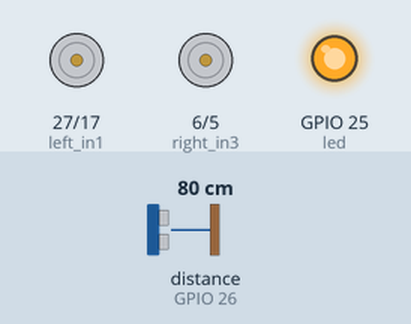
Simulated run of this program. Board: Raspberry Pi (BCM pin numbers). Shown: motor-driver pin pairs drawn as motors (green arrow = first pin HIGH = forward, orange = second pin HIGH = backward, longer = more drive, scaled by the enable pin), output pins drawn as LEDs (lit = HIGH). Inputs (shaded band) come from the test bench; at power-on: distance to the obstacle (sensor on GPIO 26) 80 cm. The echo pulse lasts 58.3 µs per cm; what the program prints to the terminal is not drawn. At 6.2 s the program stops and its outputs stay as they are.

Above: at 0.1 s.
At 1.3 s:
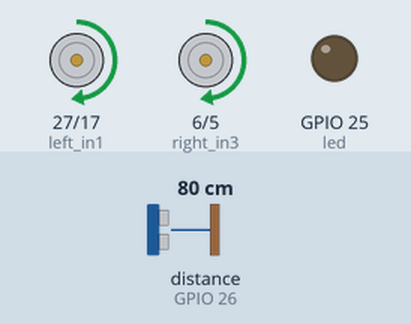
At 3.8 s:
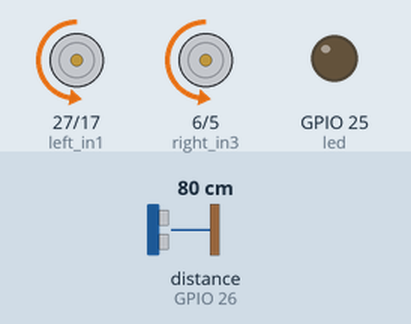
At 5.8 s:
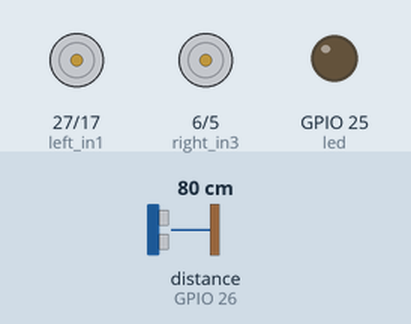
Timing chart, 0 to 7.3 s (numbered marks = the images above):
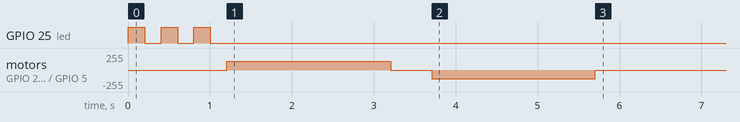

The program:

rover_test.py
```python
# rover_test.py
# Simple rover entry point.
#
# Imports pin assignments from the hal/ package and uses them
# to set up gpiozero devices. All pin numbers come from
# hal/pin_config.py — none are hardcoded here.
# All Pins are "BCM"
#
# Run:  python3 rover.py
#
# Requirements:
# Standard Default - No Specific Requirements yet

# Imports:
import time
from gpiozero import Device, LED, PWMOutputDevice, DigitalOutputDevice
from gpiozero import DistanceSensor

# ── Import pin numbers from the HAL package ───────────────────
# This is the only place pin numbers enter the program.
# If you rewire the robot, edit hal/pin_config.py — not this file.
from hal.pin_config import (
    STATUS_LED,
    MOTOR_LEFT_ENA,
    MOTOR_LEFT_IN1,
    MOTOR_LEFT_IN2,
    MOTOR_RIGHT_ENB,
    MOTOR_RIGHT_IN3,
    MOTOR_RIGHT_IN4,
    ULTRASONIC_TRIG,
    ULTRASONIC_ECHO,
)

# ── Set up hardware devices using BCM pins from pin_config.py in /hal ───────────
led    = LED(STATUS_LED)

left_ena  = PWMOutputDevice(MOTOR_LEFT_ENA,  initial_value=0)
left_in1  = DigitalOutputDevice(MOTOR_LEFT_IN1,  initial_value=False)
left_in2  = DigitalOutputDevice(MOTOR_LEFT_IN2,  initial_value=False)

right_enb = PWMOutputDevice(MOTOR_RIGHT_ENB, initial_value=0)
right_in3 = DigitalOutputDevice(MOTOR_RIGHT_IN3, initial_value=False)
right_in4 = DigitalOutputDevice(MOTOR_RIGHT_IN4, initial_value=False)

sensor = DistanceSensor(echo=ULTRASONIC_ECHO, trigger=ULTRASONIC_TRIG)


def set_motors(left: float, right: float) -> None:
    """
    Drive both motors.
    left / right: -1.0 (full reverse) to +1.0 (full forward), 0.0 = stop.
    """
    # Left motor
    left_in1.value = left > 0
    left_in2.value = left < 0
    left_ena.value = abs(left)

    # Right motor
    right_in3.value = right > 0
    right_in4.value = right < 0
    right_enb.value = abs(right)


def stop() -> None:
    """Stop both motors."""
    set_motors(0.0, 0.0)


def cleanup() -> None:
    """Release all GPIO resources."""
    stop()
    for device in (
        left_ena, left_in1, left_in2,
        right_enb, right_in3, right_in4,
        led, sensor,
    ):
        device.close()


# ── Main program ──────────────────────────────────────────────
if __name__ == "__main__":
    print("Rover starting — press Ctrl+C to stop")
    print(f"Using BOARD pin {STATUS_LED} for status LED")
    print(f"Using BOARD pins {MOTOR_LEFT_ENA}/{MOTOR_LEFT_IN1}/{MOTOR_LEFT_IN2} for left motor")
    print(f"Using BOARD pins {MOTOR_RIGHT_ENB}/{MOTOR_RIGHT_IN3}/{MOTOR_RIGHT_IN4} for right motor")
    # print(f"Using BOARD pins {ULTRASONIC_TRIG}/{ULTRASONIC_ECHO} for ultrasonic sensor")

    try:
        # Startup blink — 3 flashes to show the program is alive
        for _ in range(3):
            led.on();  time.sleep(0.2)
            led.off(); time.sleep(0.2)

        # Simple Motor Test - Drive forward, backward
        # drive forward
        led.off()
        set_motors(0.5, 0.5)
        time.sleep(2)
        stop()
        time.sleep(0.5)
        # drive backward
        set_motors(-0.5, -0.5)
        time.sleep(2)
        stop()
        time.sleep(0.5)

        """
        # Simple obstacle avoidance loop
        while True:
            distance_cm = sensor.distance * 100   # gpiozero returns metres

            print(f"Distance: {distance_cm:.1f} cm")

            if distance_cm < 20:
                # Obstacle close — stop and blink LED
                print("Obstacle! Stopping.")
                stop()
                led.on()
            else:
                # Path clear — drive forward
                led.off()
                set_motors(0.5, 0.5)

            time.sleep(0.1)
        """

    except KeyboardInterrupt:
        print("\nCtrl+C received — stopping")

    finally:
        cleanup()
        print("Rover stopped. GPIO released.")
```

pin_config.py
```python
# hal/pin_config.py
# All Raspberry Pi pin assignments for the rover.
#
# BCM numbering — these numbers refer to the BCM pin
# positions, NOT the physical 40-pin GPIO header BOARD/GPIO numbers.
# Pin 1 is the 3.3V pin in the top-left corner of the header.
# Reference: https://pinout.xyz  (select "BOARD" numbering)
#
# Rules for this file:
#   ✅ Constants only — ALL_CAPS names
#   ✅ BCM pin numbers only - I have finally relented. I'm officially a psychopath. I am now on the team "BCM".
#      The Raspberry Pi & Python Gods have made it imposible to use "BOARD". I have resisted "BCM" for many, many years,
#      but the time has come where I have to recognize that clearly I am a psychopath, and so, from now on, and in the future,
#      I will henceforth, refer to Raspberry Pi pins by their "BCM" designation.
#   ❌ No imports of any library
#   ❌ No functions, classes, or logic of any kind

# ── Status LED ────────────────────────────────────────────────
# Wiring: BOARD Pin 11 → 330Ω resistor → LED anode → LED cathode → GND
# Or Make this a NeoPixel Data pin
# STATUS_NEOPIXEL = 25       # BOARD 22 / BCM 25
STATUS_LED = 25       # BOARD 22 / BCM 25
# -------------------------------------------------------------------------------------------
# Rover Motors
# -------------------------------------------------------------------------------------------
# Set to be compatable with the VIAM Rover Rev2 (with slight mods)
# See https://sites.google.com/view/steam-clown/robot-club/robot-rovers-cars/viam-robots-rovers
# ── Left Motor (L298N channel A) ──────────────────────────────
# Wiring: ENA controls speed (PWM), IN1/IN2 control direction
MOTOR_LEFT_ENA = 12   # BOARD 32 / BCM 12 — PWM speed
MOTOR_LEFT_IN1 = 27   # BOARD 13 / BCM 27 — direction pin A
MOTOR_LEFT_IN2 = 17   # BOARD 11 / BCM 17 — direction pin B
# ── Right Motor (L298N channel B) ─────────────────────────────
MOTOR_RIGHT_ENB = 19  # BOARD 35 / BCM 19 — PWM speed
MOTOR_RIGHT_IN3 = 6  # BOARD 31 / BCM 6 — direction pin A
MOTOR_RIGHT_IN4 = 5  # BOARD 29 / BCM 5 — direction pin B

# ── HC-SR04 Ultrasonic Sensor ─────────────────────────────────
# ⚠️  ECHO outputs 5V — use a voltage divider before Pi GPIO input
ULTRASONIC_TRIG = 16  # BOARD 36 / BCM 16 — trigger output
ULTRASONIC_ECHO = 26  # BOARD 37 / BCM 26 — echo input (via divider)
```
